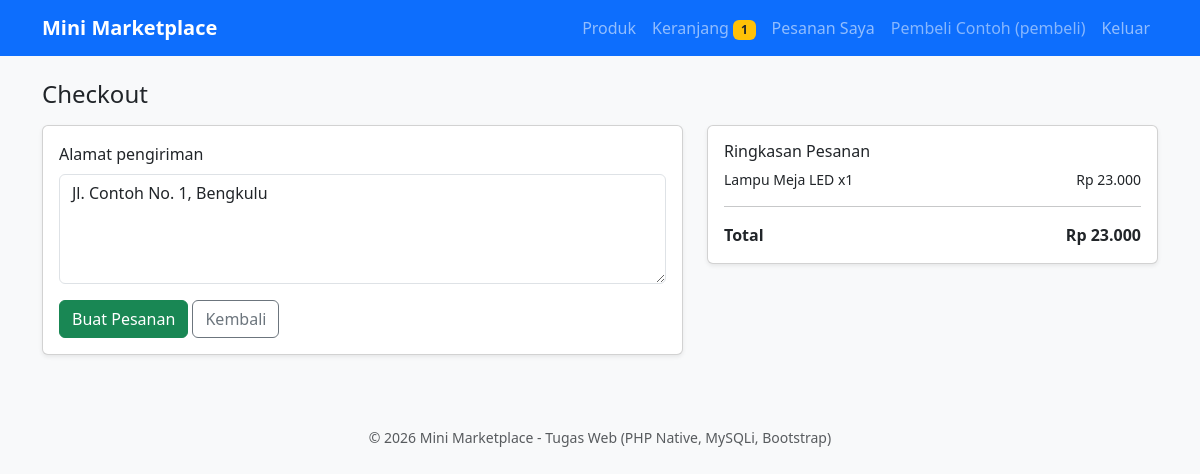
The page /checkout.php (signed in) on the database its author committed.
### tables this page shows
CREATE TABLE `keranjang` (
  `id_keranjang` int(11) NOT NULL,
  `id_pengguna` int(11) NOT NULL,
  `id_produk` int(11) NOT NULL,
  `jumlah` int(11) NOT NULL DEFAULT 1,
  `created_at` timestamp NULL DEFAULT current_timestamp()
);

CREATE TABLE `produk` (
  `id_produk` int(11) NOT NULL,
  `id_penjual` int(11) NOT NULL,
  `id_kategori` int(11) NOT NULL,
  `nama_produk` varchar(150) NOT NULL,
  `deskripsi` text DEFAULT NULL,
  `harga` decimal(12,2) NOT NULL,
  `stok` int(11) NOT NULL DEFAULT 0,
  `gambar` varchar(100) DEFAULT NULL,
  `status` enum('aktif','nonaktif') NOT NULL DEFAULT 'aktif',
  `created_at` timestamp NULL DEFAULT current_timestamp()
);

### includes/functions.php (called while the page is built, shortened)
<?php
function e($s) { return htmlspecialchars((string)$s, ENT_QUOTES, 'UTF-8'); }
function rupiah($n) { return 'Rp ' . number_format((float)$n, 0, ',', '.'); }
function login_user() { return $_SESSION['user'] ?? null; }
function require_login($role = null) {
    $u = login_user();
    return $u;
}
function cart_count($db) {
    $u = login_user();
    $st = $db->prepare('SELECT COALESCE(SUM(jumlah),0) FROM keranjang WHERE id_pengguna=?');
    $st->bind_param('i', $u['id']); $st->execute();
    return (int)$st->get_result()->fetch_row()[0];
}

### checkout.php (the view, shortened to what this page needs)
<?php
require __DIR__ . '/includes/init.php';
$u = require_login('pembeli'); $uid = $u['id'];
function ambil_keranjang($db, $uid, $lock = false) {
    $sql = "SELECT k.jumlah, p.id_produk, p.nama_produk, p.harga, p.stok, p.status
            FROM keranjang k JOIN produk p ON p.id_produk=k.id_produk WHERE k.id_pengguna=?" . ($lock ? ' FOR UPDATE' : '');
    $st = $db->prepare($sql); $st->bind_param('i', $uid); $st->execute();
    return $st->get_result()->fetch_all(MYSQLI_ASSOC);
}
$items = ambil_keranjang($db, $uid);
$total = 0; foreach ($items as $i) $total += $i['harga'] * $i['jumlah'];
include __DIR__ . '/includes/header.php';
?>
<h4 class="mb-3">Checkout</h4>
<div class="row g-4">
 <div class="col-md-7"><div class="card shadow-sm"><div class="card-body">
  <form method="post"><?= csrf_field() ?>
   <label class="form-label">Alamat pengiriman</label>
   <textarea name="alamat" class="form-control mb-3" rows="4" required><?= e($u['alamat'] ?? '') ?></textarea>
   <button class="btn btn-success">Buat Pesanan</button> <a href="keranjang.php" class="btn btn-outline-secondary">Kembali</a>
  </form></div></div></div>
 <div class="col-md-5"><div class="card shadow-sm"><div class="card-body">
  <h6>Ringkasan Pesanan</h6>
  <?php foreach ($items as $i): ?>
    <div class="d-flex justify-content-between small"><span><?= e($i['nama_produk']) ?> x<?= (int)$i['jumlah'] ?></span><span><?= rupiah($i['harga'] * $i['jumlah']) ?></span></div>
  <?php endforeach; ?>
  <hr><div class="d-flex justify-content-between fw-bold"><span>Total</span><span><?= rupiah($total) ?></span></div>
 </div></div></div>
</div>
<?php include __DIR__ . '/includes/footer.php'; ?>

### rows shown on the page
keranjang: id_produk.nama_produk "Lampu Meja LED", jumlah "1", rupiah($i['harga'] * $i['jumlah']) "Rp 23.000"

### other values the page prints
cart_count($db) "1"
$u['nama'] "Pembeli Contoh"
$u['role'] "pembeli"
rupiah($total) "Rp 23.000"
